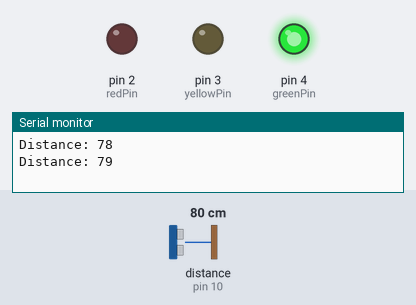
Bench run of a sketch on a simulated Arduino Uno, built with avr-gcc and run on an emulated ATmega328P. Parts: output pins drawn as LEDs (lit = HIGH), the last lines printed to the serial monitor. Wiring (inferred from the names in the program): ultrasonic range finder: trigger pin 9; echo pin 10. Inputs (shaded band) come from the test bench; at power-on: distance to the obstacle (sensor on pin 10) 80 cm. The echo pulse lasts 58.3 µs per cm; pins used as bus, display or sensor lines are not drawn.

Above: at 1.8 s.
1.9 s: distance to the obstacle (sensor on pin 10) set to 14 cm
3.4 s: distance to the obstacle (sensor on pin 10) set to 11 cm
At 4.8 s:
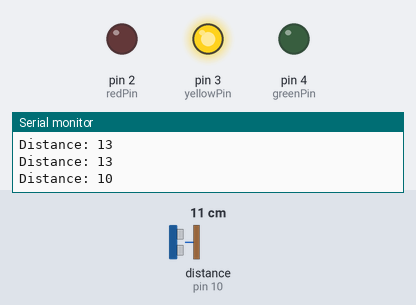
At 6.3 s:
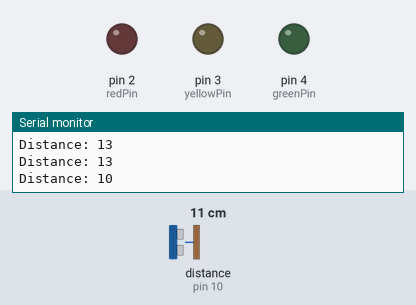
7.5 s: distance to the obstacle (sensor on pin 10) set to 8 cm
11.2 s: distance to the obstacle (sensor on pin 10) set to 5 cm
At 14.2 s:
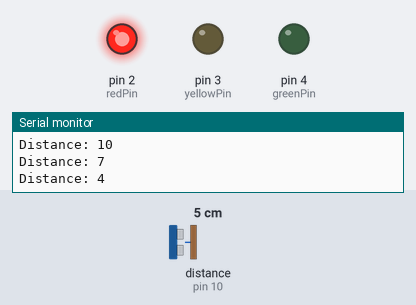
Timing chart, 0 to 15.5 s (numbered marks = the images above; inputs shaded):
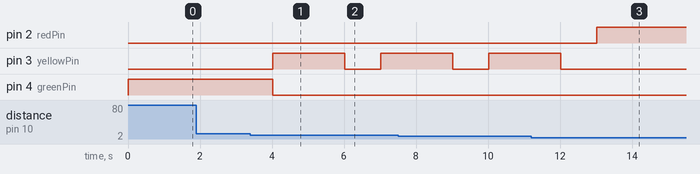

The sketch:

project_TrafficLight.ino
```cpp
const int triggerPin = 9;
const int echoPin = 10;

const int redPin = 2;
const int yellowPin = 3;
const int greenPin = 4;

long duration;
int distance;

void setup() {
  pinMode(triggerPin, OUTPUT);
  pinMode(echoPin, INPUT);

  pinMode(redPin, OUTPUT);
  pinMode(yellowPin, OUTPUT);
  pinMode(greenPin, OUTPUT);

  // Inisialisasi awal, lampu merah menyala
  digitalWrite(redPin, HIGH);
  digitalWrite(yellowPin, LOW);
  digitalWrite(greenPin, LOW);

  Serial.begin(9600);
}

void loop() {
  // Mengirimkan sinyal ultrasonik
  digitalWrite(triggerPin, LOW);
  delayMicroseconds(2);
  digitalWrite(triggerPin, HIGH);
  delayMicroseconds(10);
  digitalWrite(triggerPin, LOW);

  // Menerima waktu pantulan ultrasonik
  duration = pulseIn(echoPin, HIGH);

  // Menghitung jarak berdasarkan waktu pantulan
  distance = duration * 0.034 / 2;

  Serial.print("Distance: ");
  Serial.println(distance);

  // Logika untuk mengontrol lampu lalu lintas
  if (distance >= 12) {
    // Jika jarak lebih dari atau sama dengan 10 cm, lampu hijau menyala
    digitalWrite(redPin, LOW);
    digitalWrite(yellowPin, LOW);
    digitalWrite(greenPin, HIGH);
  } else if (distance >= 6) {
    // Jika jarak lebih dari atau sama dengan 5 cm, lampu kuning menyala
    digitalWrite(redPin, LOW);
    digitalWrite(greenPin, LOW);
    digitalWrite(yellowPin, HIGH);
    delay(2000);  // Delay 5 detik pada lampu kuning
    digitalWrite(yellowPin, LOW);
  } else {
    // Jika jarak kurang dari cm, lampu merah menyala
    digitalWrite(yellowPin, LOW);
    digitalWrite(greenPin, LOW);
    digitalWrite(redPin, HIGH);
    delay(5000);  // Delay 5 detik pada lampu merah
    digitalWrite(redPin, LOW);
  }

  delay(1000); // Delay 1 detik sebelum mengukur kembali
}
```

Measured:
- the behaviour switches between 13 and 12 cm on distance to the obstacle (sensor on pin 10) (found by bisection; images 0 and 1)
- the behaviour switches between 7 and 6 cm on distance to the obstacle (sensor on pin 10) (found by bisection; images 2 and 3)
- after the input at 3.4 s, pin 3 (yellowPin): LOW → HIGH after 0.62 s, → LOW 2.0 s later, → HIGH 1.0 s later; pin 4 (greenPin): HIGH → LOW after 0.62 s
- after the input at 11.2 s, pin 2 (redPin): LOW → HIGH after 1.8 s; pin 3 (yellowPin): goes on until 12.0 s, then stays LOW
